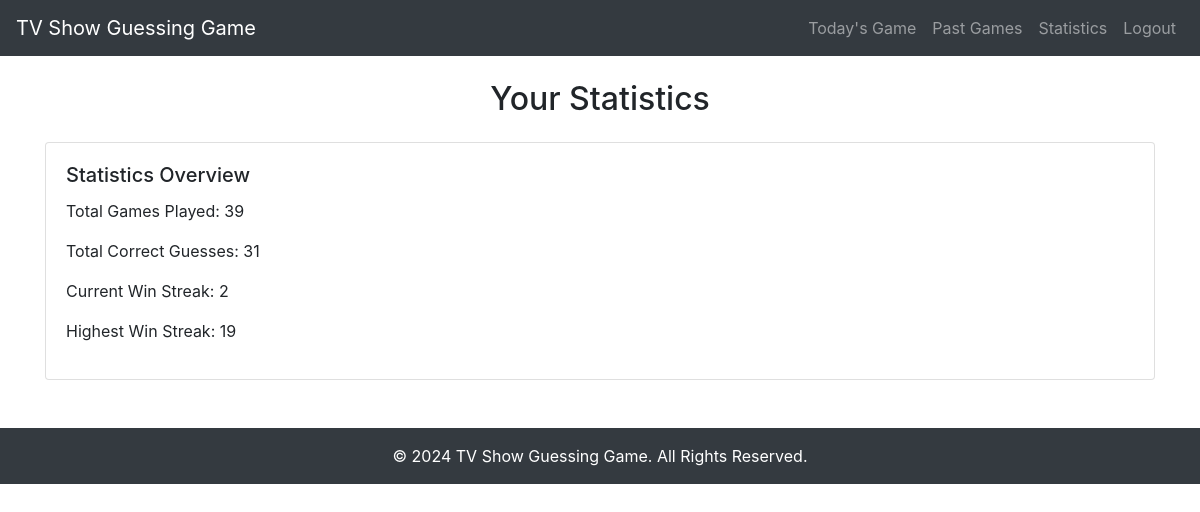
Page /statistics/ (signed in) on the committed database.
### game/models.py (models this page shows, shortened)
class UserStatistics(models.Model):
    user = models.OneToOneField(User, on_delete=models.CASCADE, related_name='statistics')
    total_games_played = models.IntegerField(default=0)
    total_correct_guesses = models.IntegerField(default=0)
    win_streak = models.IntegerField(default=0)
    highest_win_streak = models.IntegerField(default=0)

### game/views.py (the view)
# urls.py: path('statistics/', views.user_statistics, name='user_statistics'),
@login_required
def user_statistics(request):
    stats, created = UserStatistics.objects.get_or_create(user=request.user)
    return render(request, 'user_statistics.html', {'stats': stats})

### game/templates/user_statistics.html (shortened to what this page needs)
{% extends 'home.html' %}
{% block content %}
<h2 class="text-center">Your Statistics</h2>
<div class="card mt-4">
    <div class="card-body">
        <h5 class="card-title">Statistics Overview</h5>
        <p>Total Games Played: {{ stats.total_games_played }}</p>
        <p>Total Correct Guesses: {{ stats.total_correct_guesses }}</p>
        <p>Current Win Streak: {{ stats.win_streak }}</p>
        <p>Highest Win Streak: {{ stats.highest_win_streak }}</p>
    </div>
</div>
{% endblock %}

### rows in the picture
UserStatistics: total_games_played "39", total_correct_guesses "31", win_streak "2", highest_win_streak "19"
